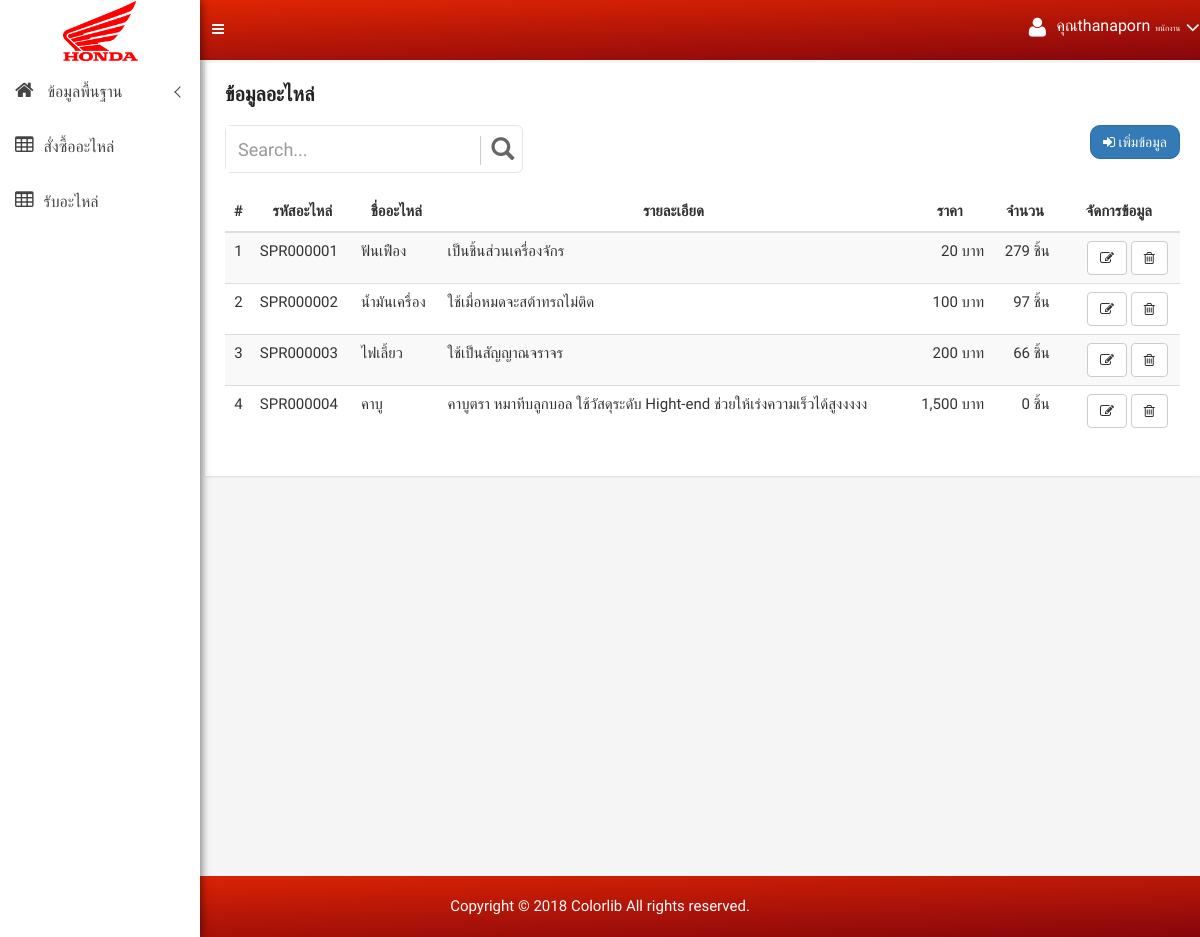
The app's page /spareparts_list.php (signed in), older data.
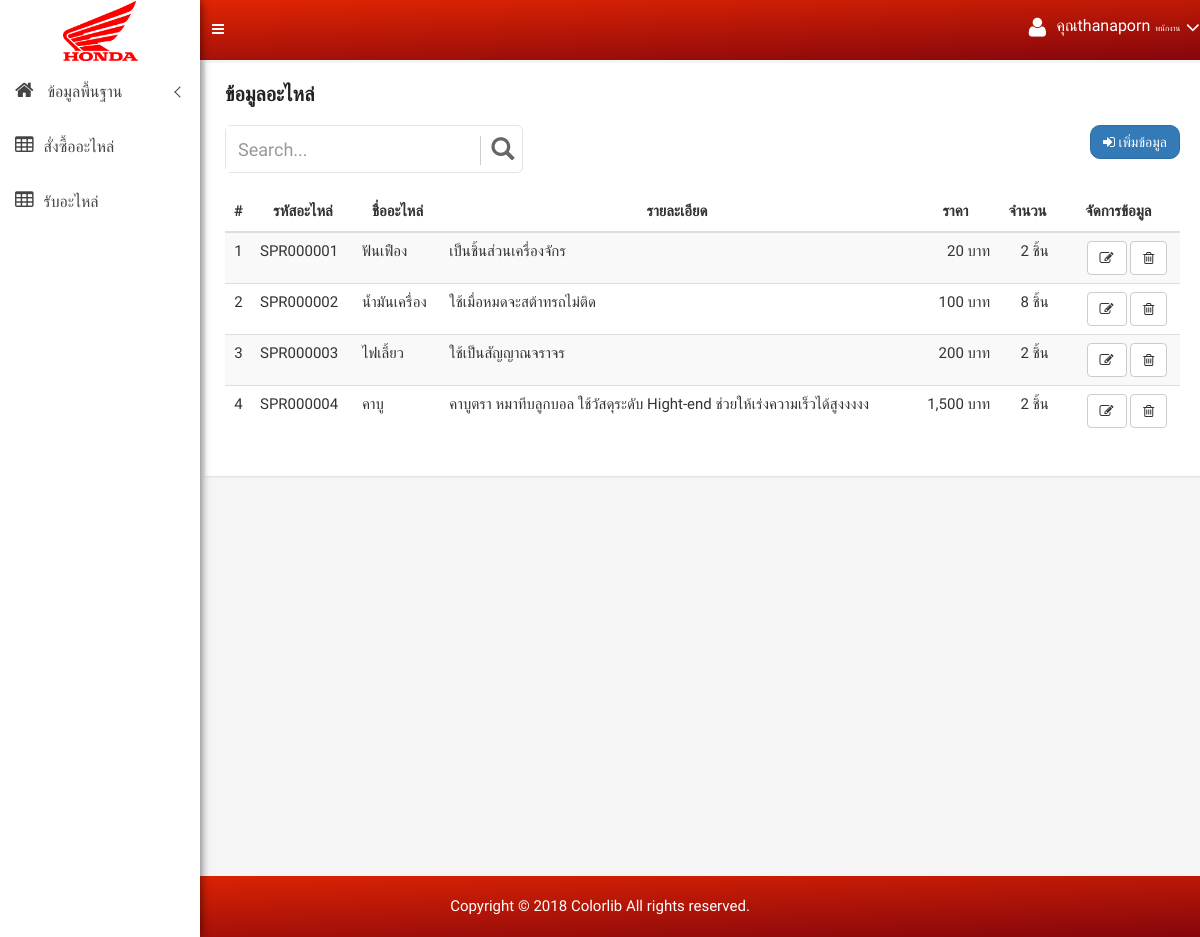
The same page, newer data.
### tables this page shows
CREATE TABLE `employee` (
  `emp_id` varchar(30) NOT NULL,
  `emp_user` varchar(255) DEFAULT NULL,
  `emp_pass` varchar(255) DEFAULT NULL,
  `emp_name` varchar(50) DEFAULT NULL,
  `emp_add` text,
  `emp_tel` varchar(30) DEFAULT NULL,
  `emp_position` varchar(30) DEFAULT NULL,
  PRIMARY KEY (`emp_id`)
);

CREATE TABLE `spareparts` (
  `sp_id` varchar(30) NOT NULL,
  `sp_name` varchar(30) DEFAULT NULL,
  `sp_description` text,
  `sp_price` varchar(30) DEFAULT NULL,
  `sp_num` varchar(30) DEFAULT NULL,
  PRIMARY KEY (`sp_id`)
);

### spareparts_list.php (the view)
<?php include "sitebar.php"; ?>
<?php include "header.php"; ?>
<div class="container-fluid">
    <div class="product-status-wrap">
        <h4>ข้อมูลอะไหล่</h4>
        <div class="row">
            <div class="col-md-4">
                <div id="custom-search-input" >
                    <form method="GET"  name="frmSearch">
                        <div class="input-group col-md-12">
                            <input type="text" class="form-control input-lg" name="search" value="<?=$_GET['search']?>" placeholder="Search..." />
                            <span class="input-group-btn">
                            <button class="btn btn-info btn-lg" type="submit">
                                <i class="glyphicon glyphicon-search"></i>
                            </button>
                        </span>
                        </div>
                    </form>
                </div>
            </div>
            <div class="col-md-8">
                <div class="pull-right">
                    <a data-toggle="tooltip" href="spareparts_form.php" class="btn btn-primary btn-custon-rounded-two" data-original-title="เพิ่มข้อมูล">
                        <i class="fa fa-sign-in "></i> เพิ่มข้อมูล
                    </a>
                </div>
            </div>
        </div><div class="clearfix"></div><br>
        <div class="row">
            <div class="col-md-12">
                <table class="table table-striped table-hover">
                    <thead>
                    <tr>
                        <th class="text-center">#</th>
                        <th class="text-center">รหัสอะไหล่</th>
                        <th class="text-center">ชื่ออะไหล่</th>
                        <th class="text-center">รายละเอียด</th>
                        <th class="text-center">ราคา</th>
                        <th class="text-center">จำนวน</th>
                        <th class="text-center">จัดการข้อมูล</th>
                    </tr>
                    </thead>
                    <tbody>
                    <?php
                    $n = 0;
                    if (isset($_GET['search'])) {
                        $sql = "select * from spareparts where  sp_id like '%" . $_GET['search'] . "%'
                            or sp_name like '%" . $_GET['search'] . "%'
                            or sp_description like '%" . $_GET['search'] . "%'
                            or sp_price like '%" . $_GET['search'] . "%'
                            order by sp_id asc";
                    } else {
                        $sql = "select * from spareparts order by sp_id asc";
                    }
                    $query = mysqli_query($connect, $sql);
                    $row = mysqli_num_rows($query);
                    if ($row > 0 ) {
                        while ($array = mysqli_fetch_array($query)) {
                            $n++;
                            ?>
                            <tr>
                                <td class="text-center" scope="row"><?= $n; ?></td>
                                <td><?= $array['sp_id'] ?></td>
                                <td><?= $array['sp_name'] ?></td>
                                <td><?= $array['sp_description'] ?></td>
                                <td class="text-right"><?= number_format($array['sp_price']) ?> บาท</td>
                                <td class="text-right"><?= number_format($array['sp_num']) ?> ชิ้น</td>
                                <td class="text-center" style="padding-left: 25px">
                                    <a data-toggle="tooltip" href="spareparts_form.php?mode=edit&id=<?= $array['sp_id'] ?>" class="btn btn-default" data-original-title="Edit"><i class="fa fa-pencil-square-o" aria-hidden="true"></i></a>
                                    <a data-toggle="tooltip" href="spareparts_save.php?mode=delete&id=<?= $array['sp_id'] ?>" onclick="return confirm('คุณต้องการลบข้อมูลนี่ ? ')" class="btn btn-default" data-original-title="Trash"><i class="fa fa-trash-o" aria-hidden="true"></i></a>
                                </td>
                            </tr>
                            <?php
                        }
                    } else {
                        ?>
                        <tr>
                            <th style="text-align: center;color: red;" colspan="7"> ไม่พบข้อมูล</th>
                        </tr>
                        <?php
                    }
                    ?>
                    </tbody>
                </table>
            </div>
        </div>
    </div>
</div>
<br><br><br><br><br><br><br><br><br><br><br><br><br><br><br><br><br><br><br><br>
<?php include "footer.php"; ?>

### sitebar.php (shortened to what this page needs)
<?php
include "config.php";
?>
<!doctype html>
<html class="no-js" lang="en">
<head>
    <link rel="stylesheet" href="css/bootstrap.min.css">
    <link rel="stylesheet" href="css/font-awesome.min.css">
    <link rel="stylesheet" href="css/owl.carousel.css">
    <link rel="stylesheet" href="css/owl.theme.css">
    <link rel="stylesheet" href="css/owl.transitions.css">
    <link rel="stylesheet" href="css/animate.css">
    <link rel="stylesheet" href="css/normalize.css">
    <link rel="stylesheet" href="css/meanmenu.min.css">
    <link rel="stylesheet" href="css/main.css">
    <link rel="stylesheet" href="css/morrisjs/morris.css">
    <link rel="stylesheet" href="css/scrollbar/jquery.mCustomScrollbar.min.css">
    <link rel="stylesheet" href="css/metisMenu/metisMenu.min.css">
    <link rel="stylesheet" href="css/metisMenu/metisMenu-vertical.css">
    <link rel="stylesheet" href="css/chosen/bootstrap-chosen.css">
    <link rel="stylesheet" href="css/select2/select2.min.css">
    <link rel="stylesheet" href="style.css">
    <link rel="stylesheet" href="css/responsive.css">
    <link rel="stylesheet" href="css/buttons.css">
</head>
<body>
<?php
$sql_login = "select * from employee where emp_id='".$_SESSION['ss_emp_id']."'";
$result_login = mysqli_query($connect, $sql_login);
$login = mysqli_fetch_array($result_login);
if ($login['emp_position'] == "0") {
    $loginposition = "ผู้ดูแลระบบ";
} elseif ($login['emp_position'] == "1") {
    $loginposition = "พนักงาน";
}
?>
<div class="left-sidebar-pro">
    <nav id="sidebar" class="">
        <div class="sidebar-header">
            <a href="index.php"><img class="main-logo" src="img/Honda-Motorcycle-Logo.png" width="75px" alt="" /></a>
        </div>
        <div class="left-custom-menu-adp-wrap comment-scrollbar">
            <nav class="sidebar-nav left-sidebar-menu-pro">
                <ul class="metismenu" id="menu1">
                    <li>
                        <a class="has-arrow" href="index.php">
                            <i class="fa big-icon fa-home icon-wrap"></i>
                            <span class="mini-click-non">ข้อมูลพื้นฐาน</span>
                        </a>
                    </li>
                    <li><a href="purchase_show.php" aria-expanded="false"><i class="fa big-icon fa-table icon-wrap" aria-hidden="true"></i><span class="mini-click-non">สั่งซื้ออะไหล่</span></a></li>
                    <li><a href="back_purchase_list.php" aria-expanded="false"><i class="fa big-icon fa-table icon-wrap" aria-hidden="true"></i><span class="mini-click-non">รับอะไหล่</span></a></li>
                </ul>
            </nav>
        </div>
    </nav>
</div>

### header.php (shortened to what this page needs)
<div class="all-content-wrapper">
    <div class="container-fluid">
        <div class="row">
            <div class="col-lg-12 col-md-12 col-sm-12 col-xs-12">
                <div class="logo-pro">
                    <a href="index.html"><img class="main-logo" src="img/Honda-Motorcycle-Logo.png" width="60px" alt="" /></a>
                </div>
            </div>
        </div>
    </div>
    <div class="header-advance-area">
        <div class="header-top-area">
            <div class="container-fluid">
                <div class="row">
                    <div class="col-lg-12 col-md-12 col-sm-12 col-xs-12">
                        <div class="header-top-wraper">
                            <div class="row">
                                <div class="col-lg-1 col-md-0 col-sm-1 col-xs-12">
                                    <div class="menu-switcher-pro">
                                        <button type="button" id="sidebarCollapse" class="btn bar-button-pro header-drl-controller-btn btn-info navbar-btn">
                                            <i class="fa fa-bars"></i>
                                        </button>
                                    </div>
                                </div>
                                <div class="col-lg-5 col-md-5 col-sm-12 col-xs-12">
                                    <div class="header-right-info">
                                        <ul class="nav navbar-nav mai-top-nav header-right-menu">
                                            <li class="nav-item">
                                                <a href="#" data-toggle="dropdown" role="button" aria-expanded="false" class="nav-link dropdown-toggle">
                                                    <i class="fa fa-user adminpro-user-rounded header-riht-inf" aria-hidden="true"></i>
                                                    <span class="admin-name">คุณ<?=$login['emp_name']?></span><span class="admin-name"  style="font-size: 8px"><?=$loginposition?></span>
                                                    <i class="fa fa-angle-down adminpro-icon adminpro-down-arrow"></i>
                                                </a>
                                            </li>
                                        </ul>
                                    </div>
                                </div>
                            </div>
                        </div>
                    </div>
                </div>
            </div>
        </div>
    </div>
    <div class="mg-t-15">

### footer.php (shortened to what this page needs)
</div>
</div>
<div class="footer-copyright-area">
    <div class="container-fluid">
        <div class="row">
            <div class="col-lg-12">
                <div class="footer-copy-right">
                    <p>Copyright &copy; 2018 <a href="https://colorlib.com/wp/templates/">Colorlib</a> All rights reserved.</p>
                </div>
            </div>
        </div>
    </div>
</div>
</body>
</html>

### css/main.css (style rules this page uses)
html { color: #222; font-size: 1em; line-height: 1.4; }
audio, canvas, iframe, img, svg, video { vertical-align: middle; }

### css/metisMenu/metisMenu-vertical.css (style rules this page uses)
.sidebar-nav { background: #fff; }
.sidebar-nav ul { padding: 0; margin: 0; list-style: none; background: #f5f5f5; }
.sidebar-nav .metismenu { background: #fff; display: -webkit-box; display: -ms-flexbox; display: flex; -webkit-box-orient: vertical; -webkit-box-direction: normal; -ms-flex-direction: column; flex-direction: column; }
.sidebar-nav .metismenu li + li { margin-top: 5px; }
.sidebar-nav .metismenu li:first-child { margin-top: 5px; }
.sidebar-nav .metismenu li:last-child { margin-bottom: 5px; }
.sidebar-nav .metismenu > li { display: -webkit-box; display: -ms-flexbox; display: flex; -webkit-box-orient: vertical; -webkit-box-direction: normal; -ms-flex-direction: column; flex-direction: column; position: relative; }
.sidebar-nav .metismenu a { position: relative; display: block; padding: 13px 15px; color: #444; outline-width: 0; transition: all .3s ease-out; font-size:16px; }
.sidebar-nav .metismenu li .icon-wrap { margin-right:10px; font-size:20px; }

### css/buttons.css (style rules this page uses)
.btn-custon-rounded-two { border-radius:10px; }

### sitebar.php (style rules this page uses)
.text-center { text-align: center!important; }
.text-right { text-align: right!important; }
.container-fluid { padding-left: 0px; padding-right: 0px; }
#custom-search-input { border: solid 1px #E4E4E4; border-radius: 6px; background-color: #fff; }
#custom-search-input input { border: 0; box-shadow: none; }
#custom-search-input button { margin: 2px 0 0 0; background: none; box-shadow: none; border: 0; color: #666666; padding: 0 8px 0 10px; border-left: solid 1px #ccc; }
#custom-search-input .glyphicon-search { font-size: 23px; }

Row changes from the older to the newer data that the page shows:
changed spareparts "SPR000001": sp_num "279" → "2"
changed spareparts "SPR000002": sp_num "97" → "8"
changed spareparts "SPR000003": sp_num "66" → "2"
changed spareparts "SPR000004": sp_num "0" → "2"
